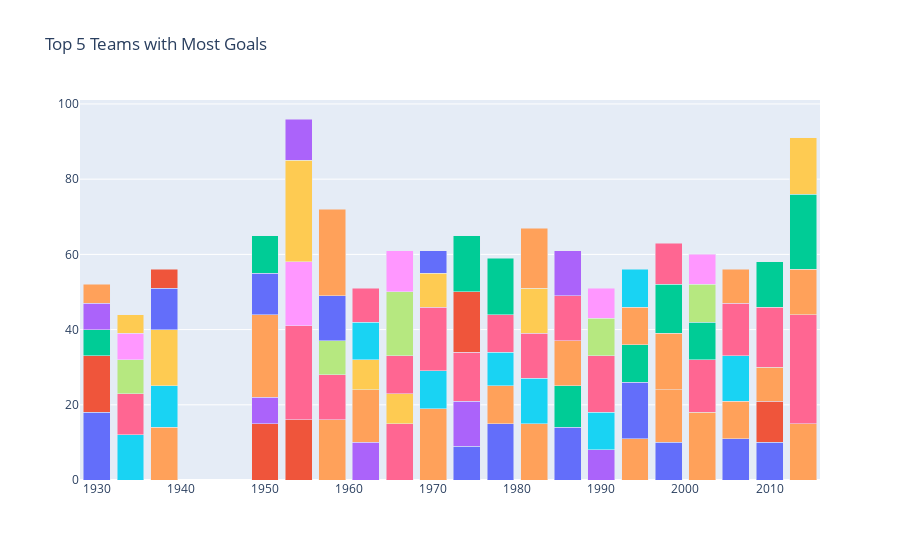

Notebook code cell kept with this figure:
### Code cell
data= []
for team in top5['Country'].drop_duplicates().values:
    year = top5[top5['Country'] == team]['Year']
    goal = top5[top5['Country'] == team]['Goals']
    
    data.append(go.Bar(x=year, y=goal, name= team))
    
layout = go.Layout(barmode= 'stack', title= 'Top 5 Teams with Most Goals', showlegend= False)
fig= go.Figure(data= data, layout= layout)

fig.show()

### Figure 1 — Plotly figure (JSON) as saved in the notebook; plotly's stock layout.template omitted (floating-point values rounded to 4 significant figures)
{"data": [{"name": "Argentina", "type": "bar", "x": [1930, 1974, 1978, 1986, 1998, 2006, 2010], "y": [18, 9, 15, 14, 10, 11, 10]}, {"name": "Uruguay", "type": "bar", "x": [1930, 1950, 1954, 2010], "y": [15, 15, 16, 11]}, {"name": "USA", "type": "bar", "x": [1930], "y": [7]}, {"name": "Yugoslavia", "type": "bar", "x": [1930, 1950, 1962, 1974, 1990], "y": [7, 7, 10, 12, 8]}, {"name": "Brazil", "type": "bar", "x": [1930, 1938, 1950, 1958, 1962, 1970, 1978, 1982, 1994, 1998, 2002, 2006, 2010, 2014], "y": [5, 14, 22, 16, 14, 19, 10, 15, 11, 14, 18, 10, 9, 15]}, {"name": "Italy", "type": "bar", "x": [1934, 1938, 1970, 1978, 1982, 1990, 2006], "y": [12, 11, 10, 9, 12, 10, 12]}, {"name": "Germany", "type": "bar", "x": [1934, 1954, 1958, 1966, 1970, 1974, 1978, 1982, 1990, 2002, 2006, 2010, 2014], "y": [11, 25, 12, 15, 17, 13, 10, 12, 15, 14, 14, 16, 29]}, {"name": "Czechoslovakia", "type": "bar", "x": [1934, 1958, 1990], "y": [9, 9, 10]}, {"name": "Austria", "type": "bar", "x": [1934, 1954], "y": [7, 17]}, {"name": "Hungary", "type": "bar", "x": [1934, 1938, 1954, 1962, 1966, 1982], "y": [5, 15, 27, 8, 8, 12]}, {"name": "Sweden", "type": "bar", "x": [1938, 1950, 1958, 1994], "y": [11, 11, 12, 15]}, {"name": "Cuba", "type": "bar", "x": [1938], "y": [5]}, {"name": "Spain", "type": "bar", "x": [1950, 1986, 1994, 2002], "y": [10, 11, 10, 10]}, {"name": "Switzerland", "type": "bar", "x": [1954], "y": [11]}, {"name": "France", "type": "bar", "x": [1958, 1982, 1986, 1998, 2006, 2014], "y": [23, 16, 12, 15, 9, 12]}, {"name": "Chile", "type": "bar", "x": [1962], "y": [10]}, {"name": "Soviet Union", "type": "bar", "x": [1962, 1966, 1986], "y": [9, 10, 12]}, {"name": "Portugal", "type": "bar", "x": [1966], "y": [17]}, {"name": "England", "type": "bar", "x": [1966, 1990], "y": [11, 8]}, {"name": "Peru", "type": "bar", "x": [1970], "y": [9]}, {"name": "Mexico", "type": "bar", "x": [1970], "y": [6]}, {"name": "Poland", "type": "bar", "x": [1974], "y": [16]}, {"name": "Netherlands", "type": "bar", "x": [1974, 1978, 1998, 2010, 2014], "y": [15, 15, 13, 12, 20]}, {"name": "Belgium", "type": "bar", "x": [1986], "y": [12]}, {"name": "Bulgaria", "type": "bar", "x": [1994], "y": [10]}, {"name": "Romania", "type": "bar", "x": [1994], "y": [10]}, {"name": "Croatia", "type": "bar", "x": [1998], "y": [11]}, {"name": "Turkey", "type": "bar", "x": [2002], "y": [10]}, {"name": "Korea Republic", "type": "bar", "x": [2002], "y": [8]}, {"name": "Colombia", "type": "bar", "x": [2014], "y": [15]}], "layout": {"barmode": "stack", "showlegend": false, "title": {"text": "Top 5 Teams with Most Goals"}}}
